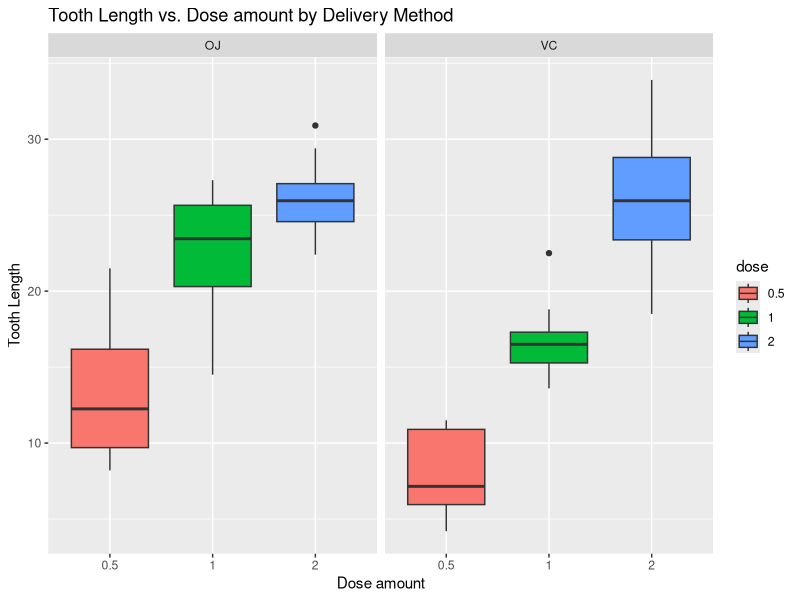
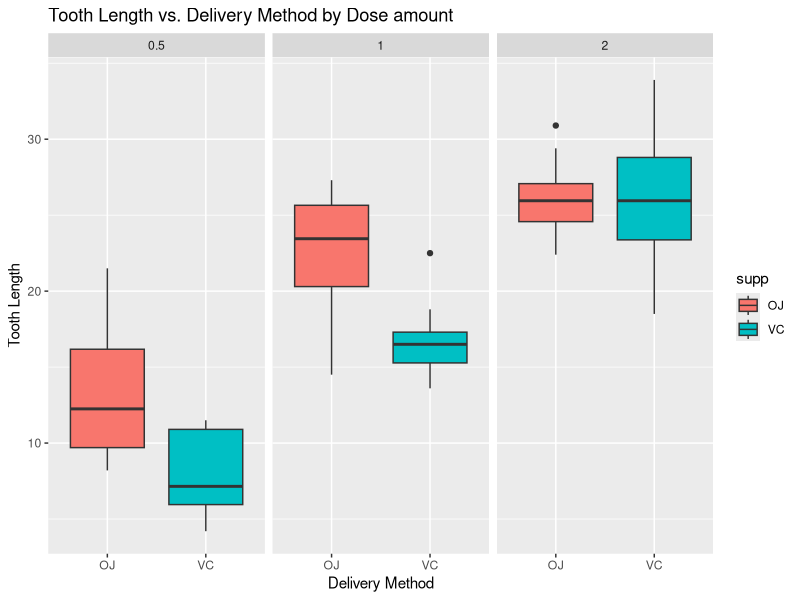

R code for these plots, in order:
## ---- chunk 1
knitr::opts_chunk$set(echo = TRUE)
## ---- chunk 2
library(ggplot2)
data("ToothGrowth")
summary(ToothGrowth)
## ---- chunk 3
head(ToothGrowth)
## ---- chunk 4
unique(ToothGrowth)
## ---- chunk 5
unique(ToothGrowth$dose)
## ---- chunk 6
unique(ToothGrowth$len)
## ---- chunk 7
unique(ToothGrowth$supp)
## ---- chunk 8
ToothGrowth$dose <- as.factor(ToothGrowth$dose)
## ---- chunk 9
g = ggplot(aes(x = dose, y = len), data = ToothGrowth)
g = g + geom_boxplot(aes(fill=dose))
g = g + xlab("Dose amount") + ylab("Tooth Length")
g = g + facet_grid(~ supp)
g = g + ggtitle("Tooth Length vs. Dose amount by Delivery Method")
g
## ---- chunk 10
g = ggplot(aes(x = supp, y = len), data = ToothGrowth)
g = g + geom_boxplot(aes(fill=supp))
g = g + xlab("Delivery Method") + ylab("Tooth Length")
g = g + facet_grid(~ dose)
g = g + ggtitle("Tooth Length vs. Delivery Method by Dose amount")
g
## ---- chunk 11
test <- t.test(len ~ supp, data=ToothGrowth)
test
## ---- chunk 12
ToothGrowth_dosage <- subset(ToothGrowth, ToothGrowth$dose %in% c(0.5,1))
test <- t.test(len ~ dose, data=ToothGrowth_dosage)
test
## ---- chunk 13
ToothGrowth_dosage <- subset(ToothGrowth, ToothGrowth$dose %in% c(1,2))
test <- t.test(len ~ dose, data=ToothGrowth_dosage)
test
## ---- chunk 14
ToothGrowth_dosage <- subset(ToothGrowth, ToothGrowth$dose %in% c(0.5,2))
test <- t.test(len ~ dose, data=ToothGrowth_dosage)
test
